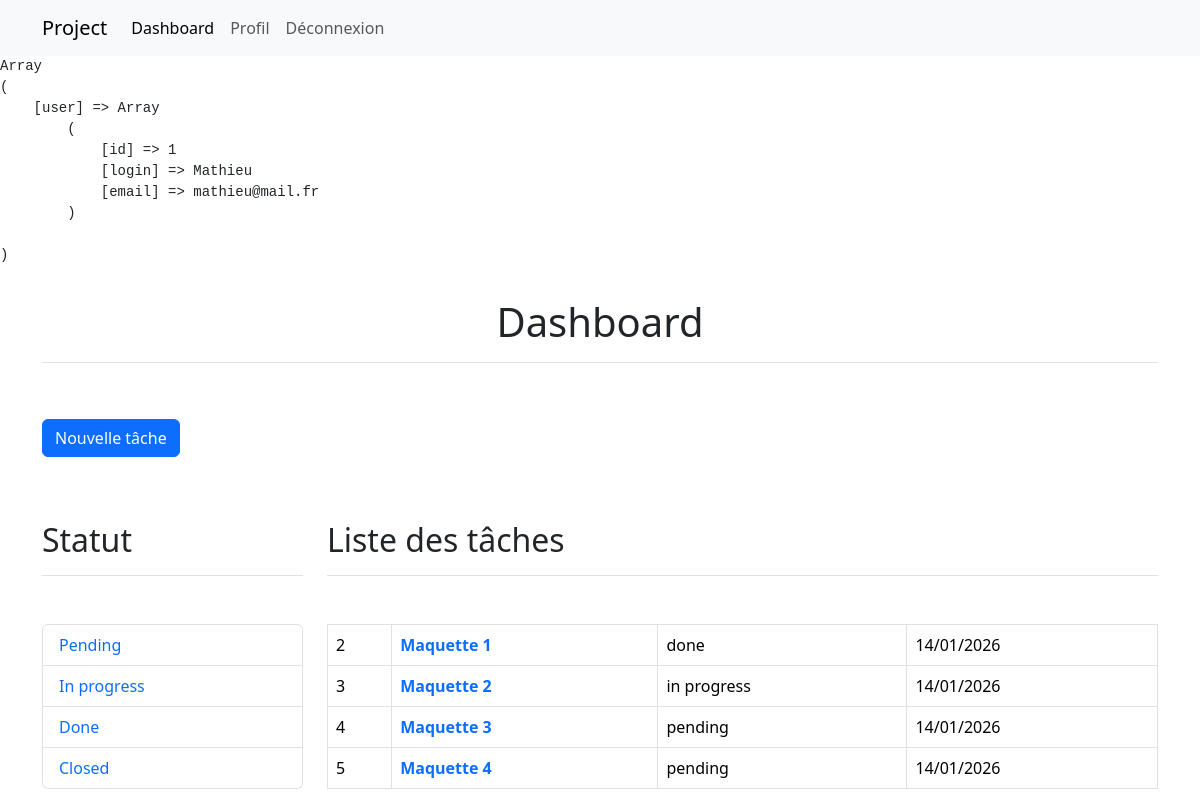
The app's page /index.php (signed in) with its own data.
### tables this page shows
CREATE TABLE IF NOT EXISTS `task` (
  `id` int NOT NULL AUTO_INCREMENT,
  `name` varchar(255) NOT NULL,
  `description` text NOT NULL,
  `image` varchar(255) NOT NULL,
  `status` enum('pending','in progress','done','closed') NOT NULL,
  `created_at` datetime NOT NULL,
  PRIMARY KEY (`id`)
);

### inc/functions.inc.php (called while the page is built, shortened)
<?php
function user_is_connect()
{
    if(!empty($_SESSION['user'])) {
        return true;
    } else {
        return false;
    }
}

### index.php (the view, shortened to what this page needs)
<?php
require 'inc/init.inc.php';
require 'inc/functions.inc.php';
$data = $pdo->query("SELECT id, name, date_format(created_at, '%d/%m/%Y') AS date_fr, status FROM task");
require 'inc/header.inc.php';
require 'inc/nav.inc.php';
echo '<pre>'; print_r($_SESSION); echo '</pre>';
?>
<main class="container">
    <h1 class="py-3 border-bottom text-center">Dashboard</h1>
    <div class="row">
        <div class="col-12 my-5">
            <a href="create_task.php" class="btn btn-primary">Nouvelle tâche</a>
        </div>
        <div class="col-sm-3">
            <h2 class="py-3 border-bottom mb-5">Statut</h2>
            <ul class="list-group">
                <li class="list-group-item"><a href="?status=pending" class="text-decoration-none">Pending</a></li>
                <li class="list-group-item"><a href="?status=in progress" class="text-decoration-none">In progress</a></li>
                <li class="list-group-item"><a href="?status=done" class="text-decoration-none">Done</a></li>
                <li class="list-group-item"><a href="?status=closed" class="text-decoration-none">Closed</a></li>
            </ul>
        </div>
        <div class="col-sm-9">
            <h2 class="py-3 border-bottom mb-5">Liste des tâches</h2>
            <table class="table table-bordered">
                <?php if ($data->rowCount() < 1) : ?>
                    <tr>
                        <td>Il n'y a aucune tâche disponibles actuellement</td>
                    </tr>
                <?php else : ?>
                    <?php while ($task = $data->fetch(PDO::FETCH_OBJ)) : ?>
                        <tr>
                            <td><?= $task->id ?></td>
                            <th><a href="task_details.php?id=<?= $task->id ?>" class="text-decoration-none"><?= $task->name ?></a></th>
                            <td><?= $task->status ?></td>
                            <td><?= $task->date_fr ?></td>
                        </tr>
                    <?php endwhile; ?>
                <?php endif; ?>
            </table>
        </div>
    </div>
</main>
<?php
require 'inc/footer.inc.php';

### inc/header.inc.php (shortened to what this page needs)
<!doctype html>
<html lang="fr">
<head>
    <link href="https://cdn.jsdelivr.net/npm/bootstrap@5.3.8/dist/css/bootstrap.min.css" rel="stylesheet">
</head>
<body>

### inc/nav.inc.php (shortened to what this page needs)
<nav class="navbar navbar-expand-lg bg-body-tertiary">
    <div class="container">
        <a class="navbar-brand" href="#">Project</a>
        <div class="collapse navbar-collapse" id="navbarSupportedContent">
            <ul class="navbar-nav me-auto mb-2 mb-lg-0">
                <?php if( ! user_is_connect()) : ?>
                <li class="nav-item">
                    <a class="nav-link" href="<?= ROOT_URL ?>login.php">Connexion</a>
                </li>
                <li class="nav-item">
                    <a class="nav-link" href="<?= ROOT_URL ?>register.php">Inscription</a>
                </li>
                <?php else : ?>
                <li class="nav-item">
                    <a class="nav-link active" aria-current="page" href="<?= ROOT_URL ?>index.php">Dashboard</a>
                </li>
                <li class="nav-item">
                    <a class="nav-link" href="<?= ROOT_URL ?>profile.php">Profil</a>
                </li>
                <li class="nav-item">
                    <a class="nav-link" href="<?= ROOT_URL ?>login.php?action=logout">Déconnexion</a>
                </li>
                <?php endif; ?>
        </div>
    </div>
</nav>

### inc/footer.inc.php (shortened to what this page needs)
</body>
</html>

### records on screen
task: id "2", name "Maquette 1", status "done", date_fr "14/01/2026"
task: id "3", name "Maquette 2", status "in progress", date_fr "14/01/2026"
task: id "4", name "Maquette 3", status "pending", date_fr "14/01/2026"
task: id "5", name "Maquette 4", status "pending", date_fr "14/01/2026"
